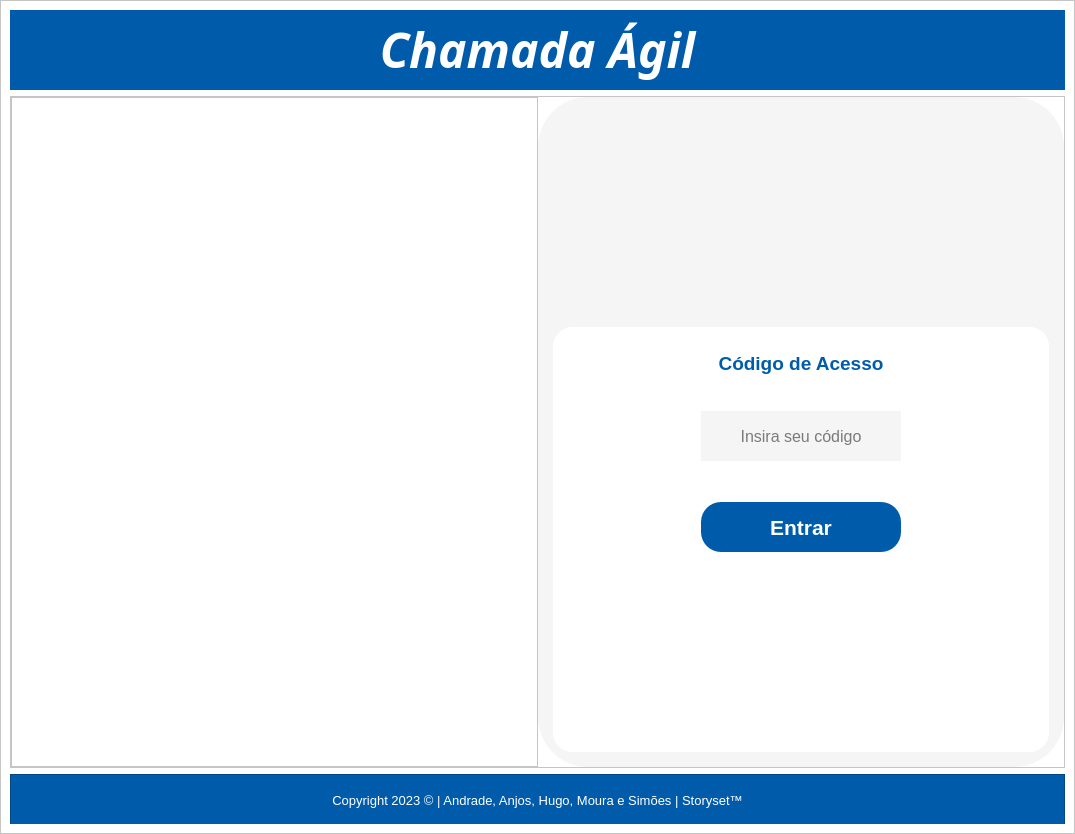
<?xml version="1.0" encoding="UTF-8"?>
<ui version="4.0">
 <class>MainWindow</class>
 <widget class="QMainWindow" name="MainWindow">
  <property name="geometry">
   <rect>
    <x>0</x>
    <y>0</y>
    <width>1075</width>
    <height>834</height>
   </rect>
  </property>
  <property name="minimumSize">
   <size>
    <width>1075</width>
    <height>834</height>
   </size>
  </property>
  <property name="windowTitle">
   <string>MainWindow</string>
  </property>
  <widget class="QWidget" name="centralwidget">
   <property name="sizePolicy">
    <sizepolicy hsizetype="Expanding" vsizetype="Preferred">
     <horstretch>0</horstretch>
     <verstretch>0</verstretch>
    </sizepolicy>
   </property>
   <property name="minimumSize">
    <size>
     <width>800</width>
     <height>800</height>
    </size>
   </property>
   <layout class="QVBoxLayout" name="verticalLayout">
    <property name="spacing">
     <number>0</number>
    </property>
    <property name="leftMargin">
     <number>0</number>
    </property>
    <property name="topMargin">
     <number>0</number>
    </property>
    <property name="rightMargin">
     <number>0</number>
    </property>
    <property name="bottomMargin">
     <number>0</number>
    </property>
    <item>
     <widget class="QFrame" name="background_3">
      <property name="styleSheet">
       <string notr="true">background-color: rgb(255, 255, 255);</string>
      </property>
      <property name="frameShape">
       <enum>QFrame::StyledPanel</enum>
      </property>
      <property name="frameShadow">
       <enum>QFrame::Raised</enum>
      </property>
      <layout class="QVBoxLayout" name="verticalLayout_2">
       <item>
        <widget class="QFrame" name="header">
         <property name="maximumSize">
          <size>
           <width>16777215</width>
           <height>80</height>
          </size>
         </property>
         <property name="styleSheet">
          <string notr="true">background-color: rgb(0, 92, 170);</string>
         </property>
         <property name="frameShape">
          <enum>QFrame::NoFrame</enum>
         </property>
         <property name="frameShadow">
          <enum>QFrame::Raised</enum>
         </property>
         <layout class="QHBoxLayout" name="horizontalLayout">
          <property name="spacing">
           <number>0</number>
          </property>
          <property name="leftMargin">
           <number>0</number>
          </property>
          <property name="topMargin">
           <number>0</number>
          </property>
          <property name="rightMargin">
           <number>0</number>
          </property>
          <property name="bottomMargin">
           <number>0</number>
          </property>
          <item>
           <widget class="QLabel" name="lblTituloHome">
            <property name="minimumSize">
             <size>
              <width>0</width>
              <height>80</height>
             </size>
            </property>
            <property name="font">
             <font>
              <family>Segoe UI Black</family>
              <pointsize>36</pointsize>
              <weight>75</weight>
              <italic>true</italic>
              <bold>true</bold>
             </font>
            </property>
            <property name="styleSheet">
             <string notr="true"/>
            </property>
            <property name="text">
             <string>&lt;html&gt;&lt;head/&gt;&lt;body&gt;&lt;p align=&quot;center&quot;&gt;&lt;span style=&quot; color:#ffffff;&quot;&gt;Chamada Ágil&lt;/span&gt;&lt;/p&gt;&lt;/body&gt;&lt;/html&gt;</string>
            </property>
            <property name="alignment">
             <set>Qt::AlignCenter</set>
            </property>
           </widget>
          </item>
         </layout>
        </widget>
       </item>
       <item>
        <widget class="QFrame" name="frame">
         <property name="frameShape">
          <enum>QFrame::StyledPanel</enum>
         </property>
         <property name="frameShadow">
          <enum>QFrame::Raised</enum>
         </property>
         <layout class="QHBoxLayout" name="horizontalLayout_8">
          <property name="spacing">
           <number>0</number>
          </property>
          <property name="leftMargin">
           <number>0</number>
          </property>
          <property name="topMargin">
           <number>0</number>
          </property>
          <property name="rightMargin">
           <number>0</number>
          </property>
          <property name="bottomMargin">
           <number>0</number>
          </property>
          <item>
           <widget class="QFrame" name="frameL">
            <property name="minimumSize">
             <size>
              <width>500</width>
              <height>0</height>
             </size>
            </property>
            <property name="layoutDirection">
             <enum>Qt::LeftToRight</enum>
            </property>
            <property name="frameShape">
             <enum>QFrame::StyledPanel</enum>
            </property>
            <property name="frameShadow">
             <enum>QFrame::Raised</enum>
            </property>
            <layout class="QHBoxLayout" name="horizontalLayout_9">
             <property name="spacing">
              <number>0</number>
             </property>
             <property name="leftMargin">
              <number>0</number>
             </property>
             <property name="topMargin">
              <number>0</number>
             </property>
             <property name="rightMargin">
              <number>0</number>
             </property>
             <property name="bottomMargin">
              <number>0</number>
             </property>
             <item>
              <widget class="QLabel" name="lblImagemCapa">
               <property name="sizePolicy">
                <sizepolicy hsizetype="Expanding" vsizetype="Expanding">
                 <horstretch>0</horstretch>
                 <verstretch>0</verstretch>
                </sizepolicy>
               </property>
               <property name="minimumSize">
                <size>
                 <width>500</width>
                 <height>500</height>
                </size>
               </property>
               <property name="layoutDirection">
                <enum>Qt::LeftToRight</enum>
               </property>
               <property name="pixmap">
                <pixmap>../img/imagem-inicio.png</pixmap>
               </property>
               <property name="scaledContents">
                <bool>false</bool>
               </property>
               <property name="alignment">
                <set>Qt::AlignCenter</set>
               </property>
              </widget>
             </item>
            </layout>
           </widget>
          </item>
          <item>
           <widget class="QFrame" name="frameR">
            <property name="styleSheet">
             <string notr="true">background-color: rgb(245, 245, 245);
border-radius: 50px;</string>
            </property>
            <property name="frameShape">
             <enum>QFrame::NoFrame</enum>
            </property>
            <property name="frameShadow">
             <enum>QFrame::Raised</enum>
            </property>
            <layout class="QVBoxLayout" name="verticalLayout_3">
             <property name="spacing">
              <number>15</number>
             </property>
             <property name="leftMargin">
              <number>15</number>
             </property>
             <property name="topMargin">
              <number>15</number>
             </property>
             <property name="rightMargin">
              <number>15</number>
             </property>
             <property name="bottomMargin">
              <number>15</number>
             </property>
             <item>
              <widget class="QFrame" name="frame_3">
               <property name="maximumSize">
                <size>
                 <width>16777215</width>
                 <height>200</height>
                </size>
               </property>
               <property name="frameShape">
                <enum>QFrame::StyledPanel</enum>
               </property>
               <property name="frameShadow">
                <enum>QFrame::Raised</enum>
               </property>
               <layout class="QHBoxLayout" name="horizontalLayout_3">
                <property name="spacing">
                 <number>0</number>
                </property>
                <property name="leftMargin">
                 <number>0</number>
                </property>
                <property name="topMargin">
                 <number>0</number>
                </property>
                <property name="rightMargin">
                 <number>0</number>
                </property>
                <property name="bottomMargin">
                 <number>0</number>
                </property>
                <item>
                 <widget class="QLabel" name="lblLogoSenai">
                  <property name="minimumSize">
                   <size>
                    <width>400</width>
                    <height>100</height>
                   </size>
                  </property>
                  <property name="maximumSize">
                   <size>
                    <width>400</width>
                    <height>100</height>
                   </size>
                  </property>
                  <property name="text">
                   <string/>
                  </property>
                  <property name="pixmap">
                   <pixmap>../img/senai-logo.png</pixmap>
                  </property>
                  <property name="scaledContents">
                   <bool>true</bool>
                  </property>
                 </widget>
                </item>
               </layout>
              </widget>
             </item>
             <item>
              <widget class="QFrame" name="frame_4">
               <property name="minimumSize">
                <size>
                 <width>0</width>
                 <height>150</height>
                </size>
               </property>
               <property name="frameShape">
                <enum>QFrame::StyledPanel</enum>
               </property>
               <property name="frameShadow">
                <enum>QFrame::Raised</enum>
               </property>
               <layout class="QHBoxLayout" name="horizontalLayout_4">
                <property name="spacing">
                 <number>0</number>
                </property>
                <property name="leftMargin">
                 <number>0</number>
                </property>
                <property name="topMargin">
                 <number>0</number>
                </property>
                <property name="rightMargin">
                 <number>0</number>
                </property>
                <property name="bottomMargin">
                 <number>0</number>
                </property>
                <item>
                 <widget class="QFrame" name="frame_5">
                  <property name="styleSheet">
                   <string notr="true">background-color: rgb(255, 255, 255);
border-radius: 20px;</string>
                  </property>
                  <property name="frameShape">
                   <enum>QFrame::StyledPanel</enum>
                  </property>
                  <property name="frameShadow">
                   <enum>QFrame::Raised</enum>
                  </property>
                  <layout class="QVBoxLayout" name="verticalLayout_4">
                   <property name="spacing">
                    <number>0</number>
                   </property>
                   <property name="leftMargin">
                    <number>0</number>
                   </property>
                   <property name="topMargin">
                    <number>0</number>
                   </property>
                   <property name="rightMargin">
                    <number>0</number>
                   </property>
                   <property name="bottomMargin">
                    <number>0</number>
                   </property>
                   <item>
                    <widget class="QLabel" name="label">
                     <property name="font">
                      <font>
                       <family>Segoe UI</family>
                       <pointsize>14</pointsize>
                       <weight>75</weight>
                       <bold>true</bold>
                      </font>
                     </property>
                     <property name="styleSheet">
                      <string notr="true"/>
                     </property>
                     <property name="text">
                      <string>&lt;html&gt;&lt;head/&gt;&lt;body&gt;&lt;p align=&quot;center&quot;&gt;&lt;span style=&quot; font-weight:600; color:#005caa;&quot;&gt;Código de Acesso&lt;/span&gt;&lt;/p&gt;&lt;/body&gt;&lt;/html&gt;</string>
                     </property>
                    </widget>
                   </item>
                   <item>
                    <widget class="QFrame" name="frame_6">
                     <property name="frameShape">
                      <enum>QFrame::StyledPanel</enum>
                     </property>
                     <property name="frameShadow">
                      <enum>QFrame::Raised</enum>
                     </property>
                     <layout class="QHBoxLayout" name="horizontalLayout_6">
                      <property name="spacing">
                       <number>0</number>
                      </property>
                      <property name="leftMargin">
                       <number>0</number>
                      </property>
                      <property name="topMargin">
                       <number>0</number>
                      </property>
                      <property name="rightMargin">
                       <number>0</number>
                      </property>
                      <property name="bottomMargin">
                       <number>0</number>
                      </property>
                      <item>
                       <widget class="QLineEdit" name="lineEdit">
                        <property name="minimumSize">
                         <size>
                          <width>200</width>
                          <height>50</height>
                         </size>
                        </property>
                        <property name="maximumSize">
                         <size>
                          <width>200</width>
                          <height>50</height>
                         </size>
                        </property>
                        <property name="font">
                         <font>
                          <pointsize>12</pointsize>
                         </font>
                        </property>
                        <property name="styleSheet">
                         <string notr="true">background-color: rgb(245, 245, 245);
border-radius: 0px;
font: 12pt &quot;MS Shell Dlg 2&quot;;</string>
                        </property>
                        <property name="alignment">
                         <set>Qt::AlignCenter</set>
                        </property>
                        <property name="placeholderText">
                         <string>Insira seu código</string>
                        </property>
                       </widget>
                      </item>
                     </layout>
                    </widget>
                   </item>
                   <item>
                    <widget class="QFrame" name="frame_7">
                     <property name="frameShape">
                      <enum>QFrame::StyledPanel</enum>
                     </property>
                     <property name="frameShadow">
                      <enum>QFrame::Raised</enum>
                     </property>
                     <layout class="QHBoxLayout" name="horizontalLayout_7">
                      <property name="spacing">
                       <number>0</number>
                      </property>
                      <property name="leftMargin">
                       <number>0</number>
                      </property>
                      <property name="topMargin">
                       <number>30</number>
                      </property>
                      <property name="rightMargin">
                       <number>0</number>
                      </property>
                      <property name="bottomMargin">
                       <number>200</number>
                      </property>
                      <item>
                       <widget class="QPushButton" name="pushButton">
                        <property name="minimumSize">
                         <size>
                          <width>200</width>
                          <height>50</height>
                         </size>
                        </property>
                        <property name="maximumSize">
                         <size>
                          <width>200</width>
                          <height>50</height>
                         </size>
                        </property>
                        <property name="font">
                         <font>
                          <family>Segoe UI</family>
                          <pointsize>16</pointsize>
                          <weight>75</weight>
                          <bold>true</bold>
                         </font>
                        </property>
                        <property name="styleSheet">
                         <string notr="true">background-color: rgb(0, 92, 170);
color: rgb(255, 255, 255);
border-radius: 20px;</string>
                        </property>
                        <property name="text">
                         <string>Entrar</string>
                        </property>
                       </widget>
                      </item>
                     </layout>
                    </widget>
                   </item>
                  </layout>
                 </widget>
                </item>
               </layout>
              </widget>
             </item>
            </layout>
           </widget>
          </item>
         </layout>
        </widget>
       </item>
       <item>
        <widget class="QFrame" name="footer">
         <property name="minimumSize">
          <size>
           <width>0</width>
           <height>50</height>
          </size>
         </property>
         <property name="maximumSize">
          <size>
           <width>16777215</width>
           <height>50</height>
          </size>
         </property>
         <property name="styleSheet">
          <string notr="true">background-color: rgb(0, 92, 170);</string>
         </property>
         <property name="frameShape">
          <enum>QFrame::StyledPanel</enum>
         </property>
         <property name="frameShadow">
          <enum>QFrame::Raised</enum>
         </property>
         <layout class="QHBoxLayout" name="horizontalLayout_2">
          <property name="spacing">
           <number>0</number>
          </property>
          <property name="leftMargin">
           <number>0</number>
          </property>
          <property name="topMargin">
           <number>0</number>
          </property>
          <property name="rightMargin">
           <number>0</number>
          </property>
          <property name="bottomMargin">
           <number>0</number>
          </property>
          <item>
           <widget class="QLabel" name="lblFooter">
            <property name="minimumSize">
             <size>
              <width>0</width>
              <height>50</height>
             </size>
            </property>
            <property name="font">
             <font>
              <family>Segoe UI</family>
              <pointsize>10</pointsize>
              <weight>50</weight>
              <italic>false</italic>
              <bold>false</bold>
             </font>
            </property>
            <property name="styleSheet">
             <string notr="true">color: rgb(255, 255, 255);</string>
            </property>
            <property name="text">
             <string>Copyright 2023 © | Andrade, Anjos, Hugo, Moura e Simões | Storyset™</string>
            </property>
            <property name="alignment">
             <set>Qt::AlignCenter</set>
            </property>
           </widget>
          </item>
         </layout>
        </widget>
       </item>
      </layout>
     </widget>
    </item>
   </layout>
  </widget>
  <action name="actionSobre">
   <property name="text">
    <string>Sobre</string>
   </property>
  </action>
 </widget>
 <resources>
  <include location="../img/img.qrc"/>
 </resources>
 <connections/>
</ui>
